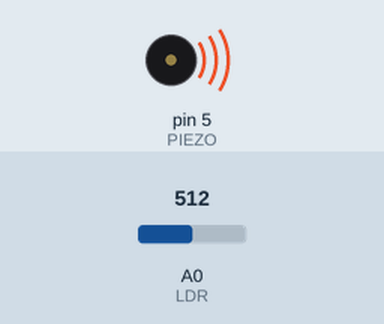
This sketch was run on a simulated Arduino Uno, built with avr-gcc and run on an emulated ATmega328P. Parts: buzzer (waves = sounding). Inputs (shaded band) come from the test bench; at power-on: A0 (LDR) = 512.

Above: at 1.3 s.
1.4 s: A0 (LDR) set to 317
3.2 s: A0 (LDR) set to 291
At 5.0 s:
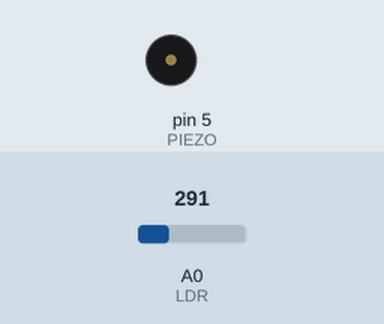
5.5 s: A0 (LDR) set to 306
At 6.6 s:
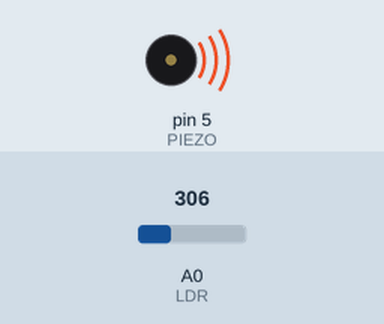
7.5 s: A0 (LDR) set to 122
At 9.4 s:
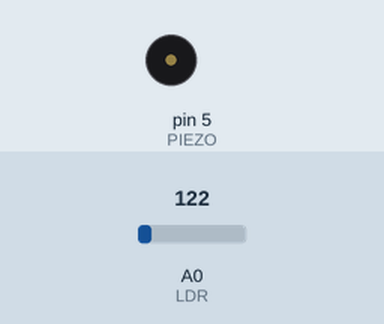
Timing chart, 0 to 10.5 s (numbered marks = the images above; inputs shaded):
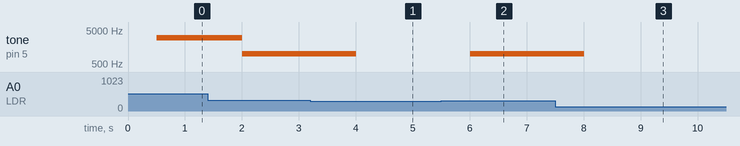

Measured:
- after the input at 1.4 s, tone on pin 5 (PIEZO): 3000 Hz → 1000 Hz after 0.60 s
- after the input at 3.2 s, tone on pin 5 (PIEZO): 1000 Hz → silent after 0.81 s
- after the input at 5.5 s, tone on pin 5 (PIEZO): silent → 1000 Hz after 0.51 s
- after the input at 7.5 s, tone on pin 5 (PIEZO): 1000 Hz → silent after 0.51 s

The sketch:

C3.ino
```cpp
#define LDR A0
#define PIEZO 5
float brilho;

void setup(){
  pinMode(PIEZO, OUTPUT);
}

float LerLDR()
{
  float V=analogRead(LDR)*5.0/1023;
  float RLDR=10.0*(5.00/V-1);
  float b = pow(RLDR/23.48,-1/0.837);
  return map(b,0.01,6.25,0,100);
}

void piezo(float brilho)
{
  tone(PIEZO,(map(brilho,0,100,0.2,10)*1000));
}

void loop(){
  brilho=LerLDR();
  delay(500);
  piezo(brilho);;
}
```
